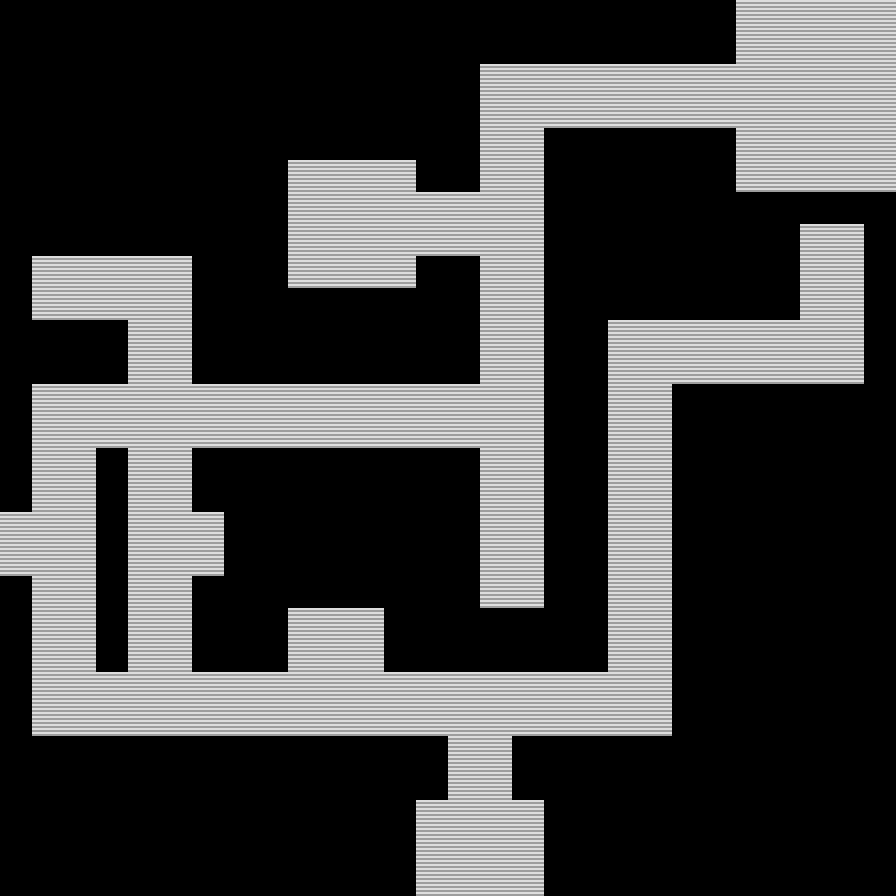

Rendered tile map (Tiled .tmx) drawn with the repository's tilesets; below, a short description and the full map source, tile grids included:
An orthogonal 28x28 tile map with 32x32 px tiles, 1 tile layer (Tile Layer 1) and 14 objects (5x 1, 3x 2).

<map version="1.0" orientation="orthogonal" renderorder="right-down" width="28" height="28" tilewidth="32" tileheight="32" nextobjectid="23">
 <tileset firstgid="1" name="floor" tilewidth="32" tileheight="32" tilecount="1" columns="1">
  <image source="floor.png" width="32" height="32" />
 </tileset>
 <layer name="Tile Layer 1" width="28" height="28">
  <data encoding="csv">
0,0,0,0,0,0,0,0,0,0,0,0,0,0,0,0,0,0,0,0,0,0,0,1,1,1,1,1,
0,0,0,0,0,0,0,0,0,0,0,0,0,0,0,0,0,0,0,0,0,0,0,1,1,1,1,1,
0,0,0,0,0,0,0,0,0,0,0,0,0,0,0,1,1,1,1,1,1,1,1,1,1,1,1,1,
0,0,0,0,0,0,0,0,0,0,0,0,0,0,0,1,1,1,1,1,1,1,1,1,1,1,1,1,
0,0,0,0,0,0,0,0,0,0,0,0,0,0,0,1,1,0,0,0,0,0,0,1,1,1,1,1,
0,0,0,0,0,0,0,0,0,1,1,1,1,0,0,1,1,0,0,0,0,0,0,1,1,1,1,1,
0,0,0,0,0,0,0,0,0,1,1,1,1,1,1,1,1,0,0,0,0,0,0,0,0,0,0,0,
0,0,0,0,0,0,0,0,0,1,1,1,1,1,1,1,1,0,0,0,0,0,0,0,0,1,1,0,
0,1,1,1,1,1,0,0,0,1,1,1,1,0,0,1,1,0,0,0,0,0,0,0,0,1,1,0,
0,1,1,1,1,1,0,0,0,0,0,0,0,0,0,1,1,0,0,0,0,0,0,0,0,1,1,0,
0,0,0,0,1,1,0,0,0,0,0,0,0,0,0,1,1,0,0,1,1,1,1,1,1,1,1,0,
0,0,0,0,1,1,0,0,0,0,0,0,0,0,0,1,1,0,0,1,1,1,1,1,1,1,1,0,
0,1,1,1,1,1,1,1,1,1,1,1,1,1,1,1,1,0,0,1,1,0,0,0,0,0,0,0,
0,1,1,1,1,1,1,1,1,1,1,1,1,1,1,1,1,0,0,1,1,0,0,0,0,0,0,0,
0,1,1,0,1,1,0,0,0,0,0,0,0,0,0,1,1,0,0,1,1,0,0,0,0,0,0,0,
0,1,1,0,1,1,0,0,0,0,0,0,0,0,0,1,1,0,0,1,1,0,0,0,0,0,0,0,
1,1,1,0,1,1,1,0,0,0,0,0,0,0,0,1,1,0,0,1,1,0,0,0,0,0,0,0,
1,1,1,0,1,1,1,0,0,0,0,0,0,0,0,1,1,0,0,1,1,0,0,0,0,0,0,0,
0,1,1,0,1,1,0,0,0,0,0,0,0,0,0,1,1,0,0,1,1,0,0,0,0,0,0,0,
0,1,1,0,1,1,0,0,0,1,1,1,0,0,0,0,0,0,0,1,1,0,0,0,0,0,0,0,
0,1,1,0,1,1,0,0,0,1,1,1,0,0,0,0,0,0,0,1,1,0,0,0,0,0,0,0,
0,1,1,1,1,1,1,1,1,1,1,1,1,1,1,1,1,1,1,1,1,0,0,0,0,0,0,0,
0,1,1,1,1,1,1,1,1,1,1,1,1,1,1,1,1,1,1,1,1,0,0,0,0,0,0,0,
0,0,0,0,0,0,0,0,0,0,0,0,0,0,1,1,0,0,0,0,0,0,0,0,0,0,0,0,
0,0,0,0,0,0,0,0,0,0,0,0,0,0,1,1,0,0,0,0,0,0,0,0,0,0,0,0,
0,0,0,0,0,0,0,0,0,0,0,0,0,1,1,1,1,0,0,0,0,0,0,0,0,0,0,0,
0,0,0,0,0,0,0,0,0,0,0,0,0,1,1,1,1,0,0,0,0,0,0,0,0,0,0,0,
0,0,0,0,0,0,0,0,0,0,0,0,0,1,1,1,1,0,0,0,0,0,0,0,0,0,0,0
</data>
 </layer>
 <objectgroup name="wall">
  <object id="2" x="96" y="448">
   <polyline points="0,0 32,0 32,224 0,224 0,0" />
  </object>
  <object id="10" x="736" y="128">
   <polyline points="0,0 0,64 160,64 160,-128 0,-128 0,-64 -256,-64 -256,64 -320,64 -320,32 -448,32 -448,160 -320,160 -320,128 -256,128 -256,256 -544,256 -544,128 -704,128 -704,192 -608,192 -608,256 -704,256 -704,384 -736,384 -736,448 -704,448 -704,608 -288,608 -288,672 -320,672 -320,768 -192,768 -192,672 -224,672 -224,608 -64,608 -64,256 128,256 128,96 64,96 64,192 -128,192 -128,544 -352,544 -352,480 -448,480 -448,544 -544,544 -544,448 -512,448 -512,384 -544,384 -544,320 -256,320 -256,480 -192,480 -192,0 0,0" />
  </object>
 </objectgroup>
 <objectgroup name="hacks">
  <object id="3" name="1" x="480" y="384">
   <properties>
    <property name="Height" type="float" value="64" />
    <property name="Type" value="door" />
    <property name="Width" type="float" value="3" />
    <property name="X" type="float" value="476" />
    <property name="Y" type="float" value="446" />
    <property name="up" type="bool" value="true" />
   </properties>
   <polyline points="0,0 0,64" />
  </object>
  <object id="4" name="1" x="480" y="416">
   <properties>
    <property name="Height" type="float" value="64" />
    <property name="Type" value="door" />
    <property name="Width" type="float" value="3" />
    <property name="X" type="float" value="125" />
    <property name="Y" type="float" value="446" />
    <property name="up" type="bool" value="true" />
   </properties>
   <polyline points="-352,-32 -352,32" />
  </object>
  <object id="5" name="1" x="192" y="384">
   <properties>
    <property name="Height" type="float" value="3" />
    <property name="Type" value="door" />
    <property name="Width" type="float" value="64" />
    <property name="X" type="float" value="128" />
    <property name="Y" type="float" value="224" />
    <property name="up" type="bool" value="false" />
   </properties>
   <polyline points="0,288 -64,288" />
  </object>
  <object id="6" name="1" x="384" y="864">
   <properties>
    <property name="Height" type="float" value="3" />
    <property name="Type" value="door" />
    <property name="Width" type="float" value="64" />
    <property name="X" type="float" value="448" />
    <property name="Y" type="float" value="96" />
    <property name="up" type="bool" value="false" />
   </properties>
   <polyline points="128,-64 64,-64" />
  </object>
  <object id="8" name="2" x="32" y="288">
   <properties>
    <property name="Height" type="float" value="10" />
    <property name="NESW" type="float" value="1" />
    <property name="Type" value="cam" />
    <property name="Width" type="float" value="20" />
    <property name="X" type="float" value="12" />
    <property name="Y" type="float" value="602" />
   </properties>
   <polygon points="0,0 64,-32 64,32" />
  </object>
  <object id="9" name="2" x="64" y="288">
   <properties>
    <property name="Height" type="float" value="10" />
    <property name="NESW" type="float" value="1" />
    <property name="Type" value="cam" />
    <property name="Width" type="float" value="20" />
    <property name="X" type="float" value="588" />
    <property name="Y" type="float" value="538" />
   </properties>
   <polygon points="608,32 608,96 544,64" />
  </object>
 </objectgroup>
 <objectgroup name="routers">
  <object id="11" name="1" x="344" y="216" width="16" height="16">
   <properties>
    <property name="Height" type="float" value="16" />
    <property name="Width" type="float" value="16" />
    <property name="X" type="float" value="344" />
    <property name="Y" type="float" value="664" />
   </properties>
  </object>
  <object id="16" name="2" x="472" y="856" width="16" height="16">
   <properties>
    <property name="Height" type="float" value="16" />
    <property name="Width" type="float" value="16" />
    <property name="X" type="float" value="472" />
    <property name="Y" type="float" value="24" />
   </properties>
  </object>
 </objectgroup>
 <objectgroup name="guards">
  <object id="19" x="632" y="704" width="16" height="16">
   <properties>
    <property name="XY" type="bool" value="false" />
    <property name="constant" type="float" value="176" />
    <property name="end" type="float" value="144" />
    <property name="start" type="float" value="632" />
   </properties>
   <ellipse />
  </object>
  <object id="20" x="64" y="704">
   <properties>
    <property name="XY" type="bool" value="true" />
    <property name="constant" type="float" value="48" />
    <property name="end" type="float" value="446" />
    <property name="start" type="float" value="192" />
   </properties>
   <ellipse />
  </object>
  <object id="21" x="160" y="640">
   <properties>
    <property name="XY" type="bool" value="true" />
    <property name="constant" type="float" value="144" />
    <property name="end" type="float" value="446" />
    <property name="start" type="float" value="256" />
   </properties>
   <ellipse />
  </object>
 </objectgroup>
 <objectgroup name="victory">
  <object id="18" x="800" y="224" width="64" height="64">
   <properties>
    <property name="X" type="float" value="800" />
    <property name="Y" type="float" value="608" />
   </properties>
  </object>
 </objectgroup>
</map>
